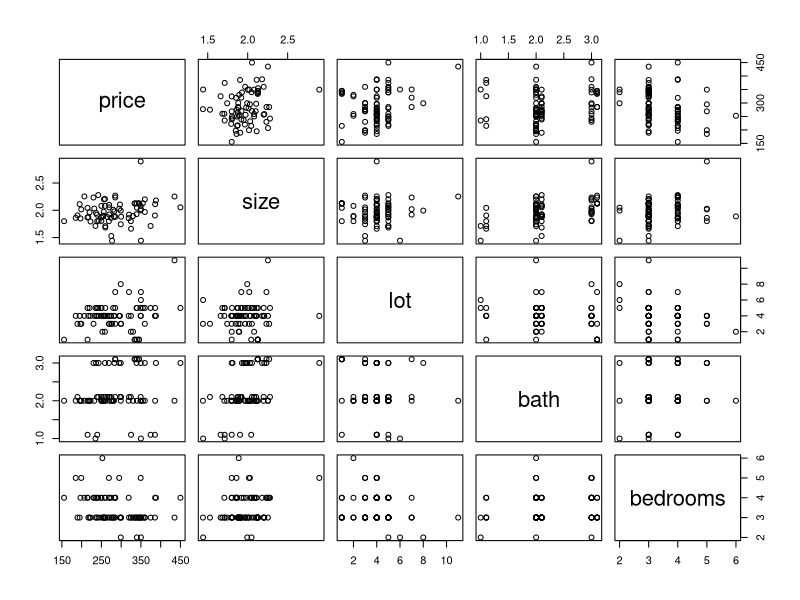
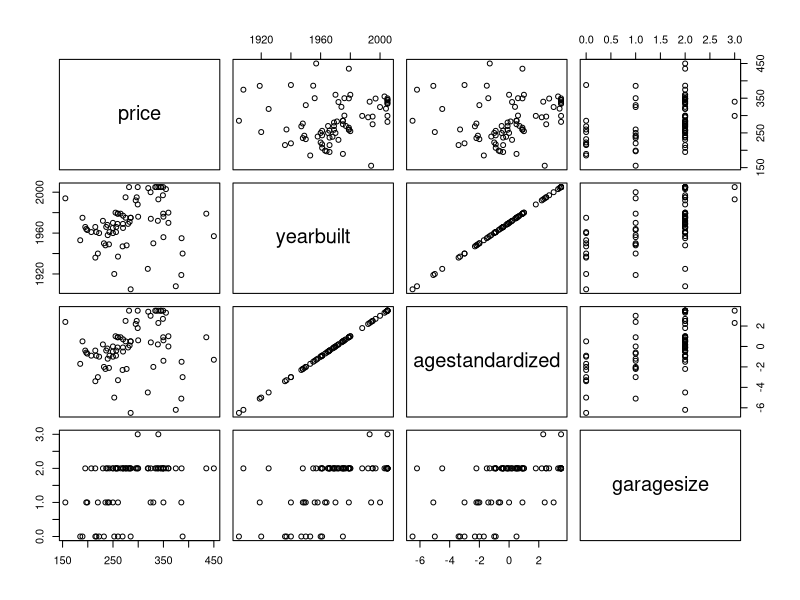
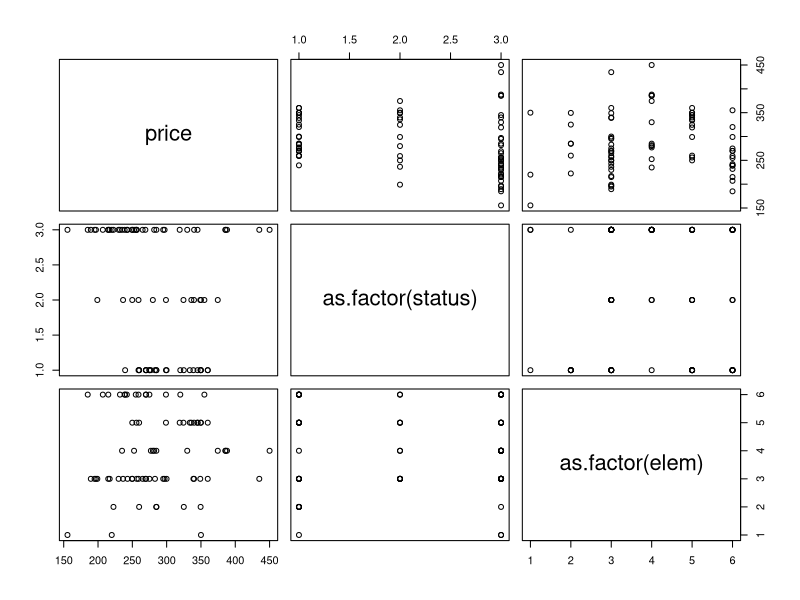
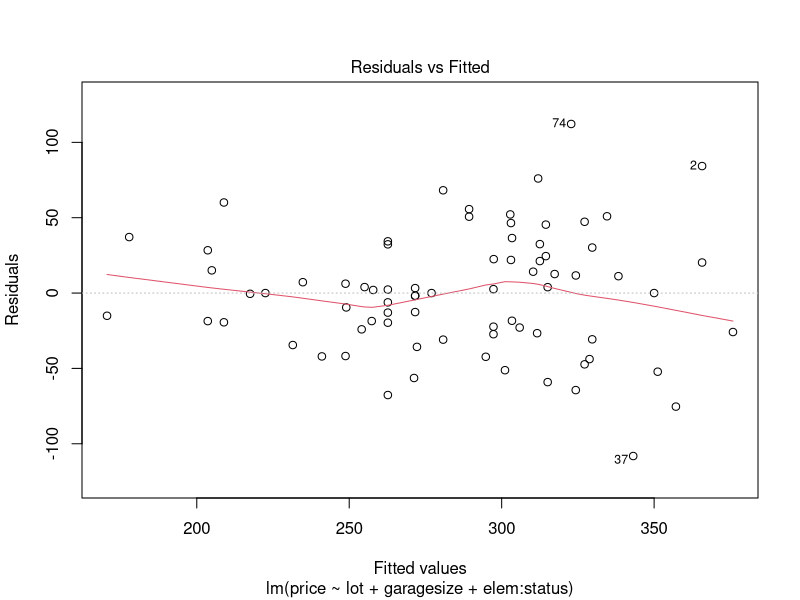
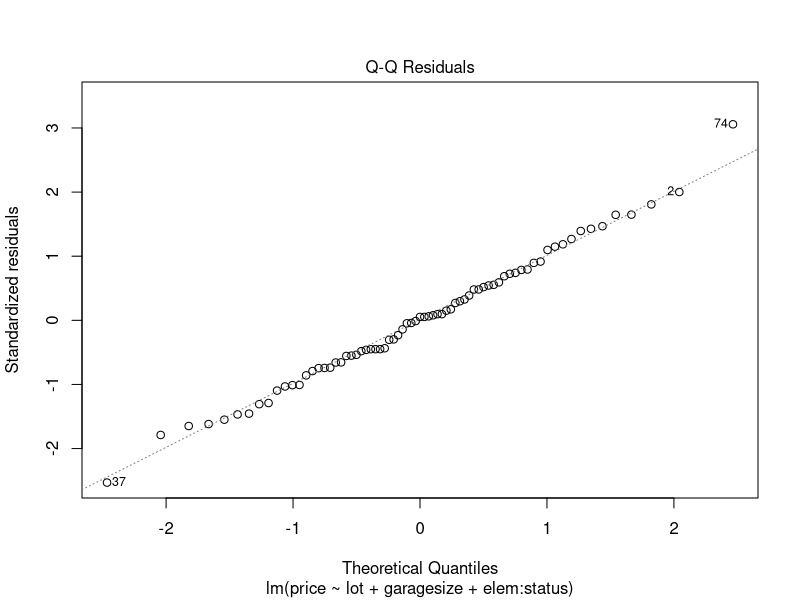
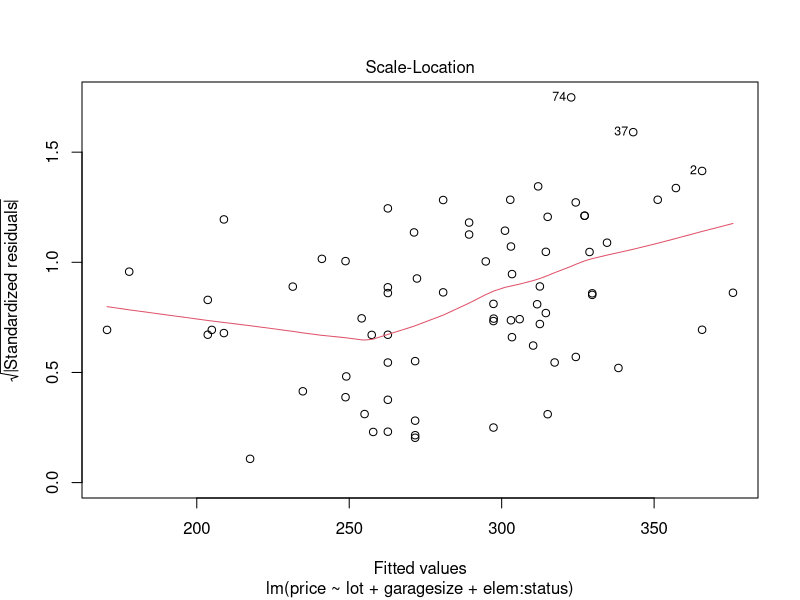
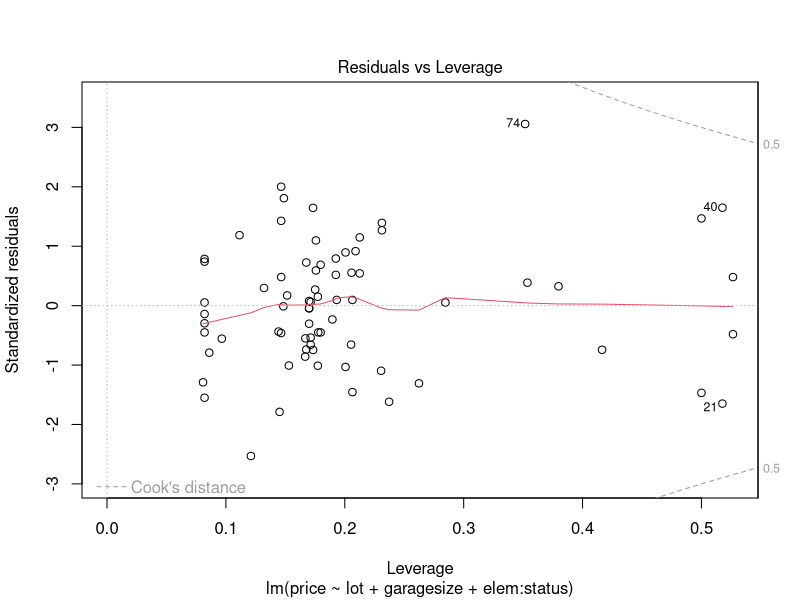
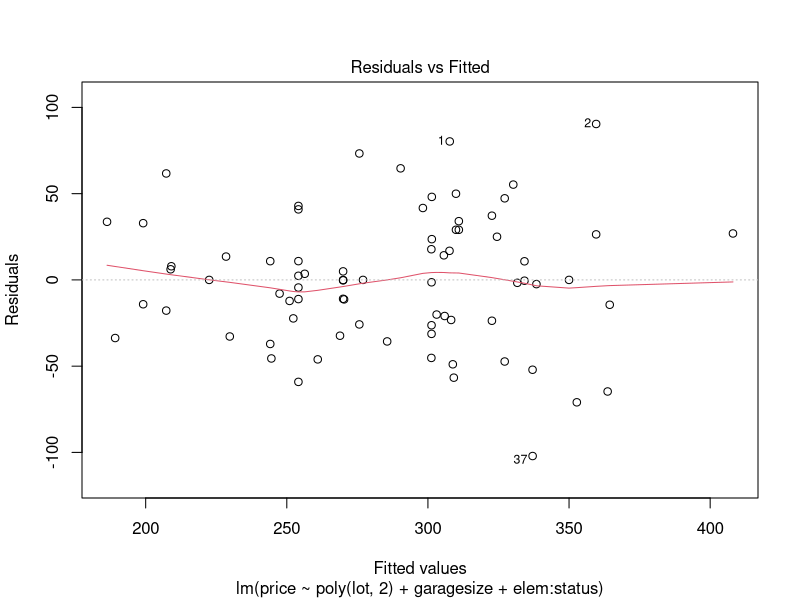

Generate these figures, in order, with R:
## ---- chunk 1
knitr::opts_chunk$set(echo = TRUE)
library(ggplot2)
library(readxl)
library(knitr)
library(dplyr)
library(stats)
library(skimr)
library(car)
## ---- chunk 2
Housing <- read_excel("Housing.xlsx")
skim(Housing)
## ---- chunk 3
attach(Housing)
pairs(~price+size+lot+bath+bedrooms)
pairs(~price+yearbuilt+agestandardized+garagesize)
pairs(~price +as.factor(status)+as.factor(elem))
## ---- chunk 4
Housing$elemfactor <- as.numeric(as.factor(elem))
Housing$statusfactor <- as.numeric(as.factor(status))
Housing %>%
  select(price,size,lot,bath,bedrooms,yearbuilt,agestandardized,garagesize, elemfactor, statusfactor) %>%
  cor()
## ---- chunk 5
Housing_model1_rough<-lm(price~ lot+garagesize+elem+size+bath+bedrooms+status+elem,data=Housing)
summary(Housing_model1_rough)
vif(Housing_model1_rough)
## ---- chunk 6
Housing_model2_rough<-lm(price~ lot + garagesize + elem + status, data=Housing)
summary(Housing_model2_rough)
vif(Housing_model2_rough)

## ---- chunk 7
Housing_model3_rough<-lm(price ~ lot+ garagesize + elem:status, data=Housing)
summary(Housing_model3_rough)
plot(Housing_model3_rough)

## ---- chunk 8
Housing_model_final<-lm(price ~ poly(lot,2)+ garagesize + elem:status, data=Housing)
summary(Housing_model_final)
plot(Housing_model_final)

## ---- chunk 9
Housing_nooutliers <- Housing[-c(74,4,20,50), ]
Housing_model_final<-lm(price ~ poly(lot,2)+ garagesize + elem:status, data=Housing_nooutliers)
summary(Housing_model_final)
plot(Housing_model_final)
## ---- chunk 10
new_house <- data.frame(lot = 7, garagesize = 2, elem = "parker", status = "pen")

predict(Housing_model_final, new_house, interval="predict")

